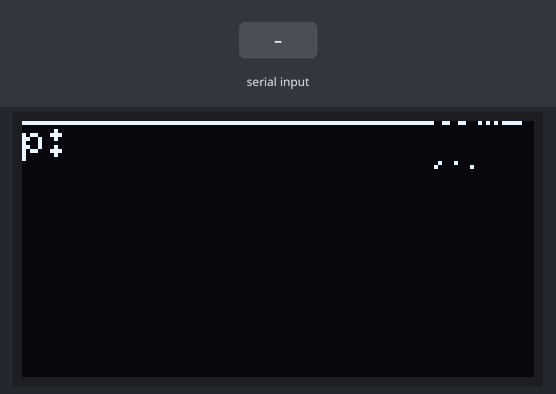
Bench run of a sketch on a simulated Arduino Uno, built with avr-gcc and run on an emulated ATmega328P. Parts: 128×64 one-colour display. The test bench sets the inputs (shaded band). What the sketch prints to the serial monitor is not drawn.

Above: at 1.2 s.
1.3 s: "90,45,200\n" received over Serial
At 2.6 s:
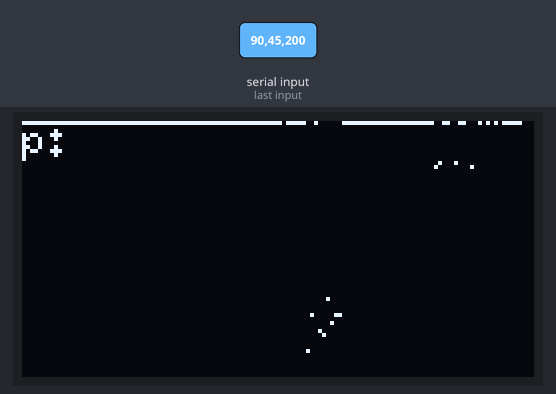
2.9 s: "30,150,10\n" received over Serial
Timing chart, 0 to 5.9 s (numbered marks = the images above; inputs shaded):
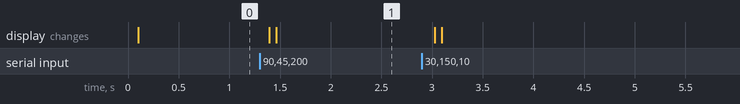

Measured:
- after the input at 1.3 s, the display: first changes after 0.09 s (image 1 shows a later state)

The sketch:

robin.ino
```cpp
#include <Arduino.h>
#include <SPI.h>
#include <U8g2lib.h>
U8G2_SH1106_128X64_NONAME_1_HW_I2C u8g2(U8G2_R0, /* reset=*/ U8X8_PIN_NONE);

char a[10],b[10];

const byte numChars = 32;
char receivedChars[numChars]; // an array to store the received data
char messageFromPC[32] = {0};
int last_t;
int integerFromPC [3];
float floatFromPC = 0.0;

char recvChar;
char endMarker = '>';
boolean newData = false;


void setup() {
  Serial.begin(115200);
  Serial.println("<Arduino is ready>");
  u8g2.begin();

  u8g2.setFont(u8g2_font_6x10_tf);
  u8g2.setFontRefHeightExtendedText();
  u8g2.setDrawColor(1);
  u8g2.setFontPosTop();
  u8g2.setFontDirection(0);
  //receivedChars={"1,10,3,4"};
  //parseData();
  Serial.print(integerFromPC[0]);Serial.print(" ");Serial.print(integerFromPC[1]);Serial.println();

}

int count=0;
byte escala=32;
byte x[128],y[64];

void loop() {
  recvWithEndMarker();
  showNewData();
  parseData();
  y[integerFromPC[0]]=integerFromPC[1];
  //y[64]=integerFromPC[1];
  //if (last_t!=integerFromPC [0])
  //{
      u8g2.firstPage();
      do {
          //u8g2.drawPixel(126,20);
          u8g2.drawStr( 0, 0, "p: ");
          //u8g2.drawStr( 20, 0, integerFromPC[0]);
          //u8g2.drawStr( 40, 0, integerFromPC[1]);
          //u8g2.drawStr( 20, 0, Serial.parseInt());
          //u8g2.drawStr( 45, 0, a);
          //u8g2.drawStr( 0, 10, receivedChars);
          drawY();
      } while ( u8g2.nextPage() );
  //}
}

void recvWithEndMarker() {
  static byte ndx = 0;
  char endMarker = '\n';
  char rc;

  // if (Serial.available() > 0) {
  while (Serial.available() > 0 && newData == false) {
    rc = Serial.read();

    if (rc != endMarker) {
      receivedChars[ndx] = rc;
      ndx++;
      if (ndx >= numChars) {
        ndx = numChars - 1;
      }
    }
    else {
      receivedChars[ndx] = '\0'; // terminate the string
      ndx = 0;
      newData = true;
    }


  }
}

void showNewData() {
  if (newData == true) {
    //Serial.print("This just in ... ");
    //Serial.println(receivedChars);
    newData = false;
  }
}

void drawY(){
  u8g2.drawPixel(0, y[0]);
  for(int i=0; i<128+1; i++){
      u8g2.drawPixel(i, y[i]);
      //u8g.drawLine(i-1, y[i-1], i, y[i]);
  }
}

//From https://forum.arduino.cc/index.php?topic=288234.0
//So far there has been no attempt to parse the received data, but that is easy to do once all of the data has been received.
//The code in this short demo assumes that the data "This is a test, 1234, 45.3" has been received and placed in the array receivedChars.
//It uses the function strtok() to spilt the data at the commas and the functions atoi() and atof() to convert the ascii data into an integer and a float respectively.
//EL ORIGINAL ES ASI
void parseData() {

    // split the data into its parts

  char * strtokIndx; // this is used by strtok() as an index

  strtokIndx = strtok(receivedChars, ","); // this continues where the previous call left off
  integerFromPC[0] = atoi(strtokIndx);     // convert this part to an integer

  for (int i=1;i<3;i++) {
  strtokIndx = strtok(NULL, " "); // this continues where the previous call left off
  integerFromPC[i] = atoi(strtokIndx);     // convert this part to an integer
  }

}
```
